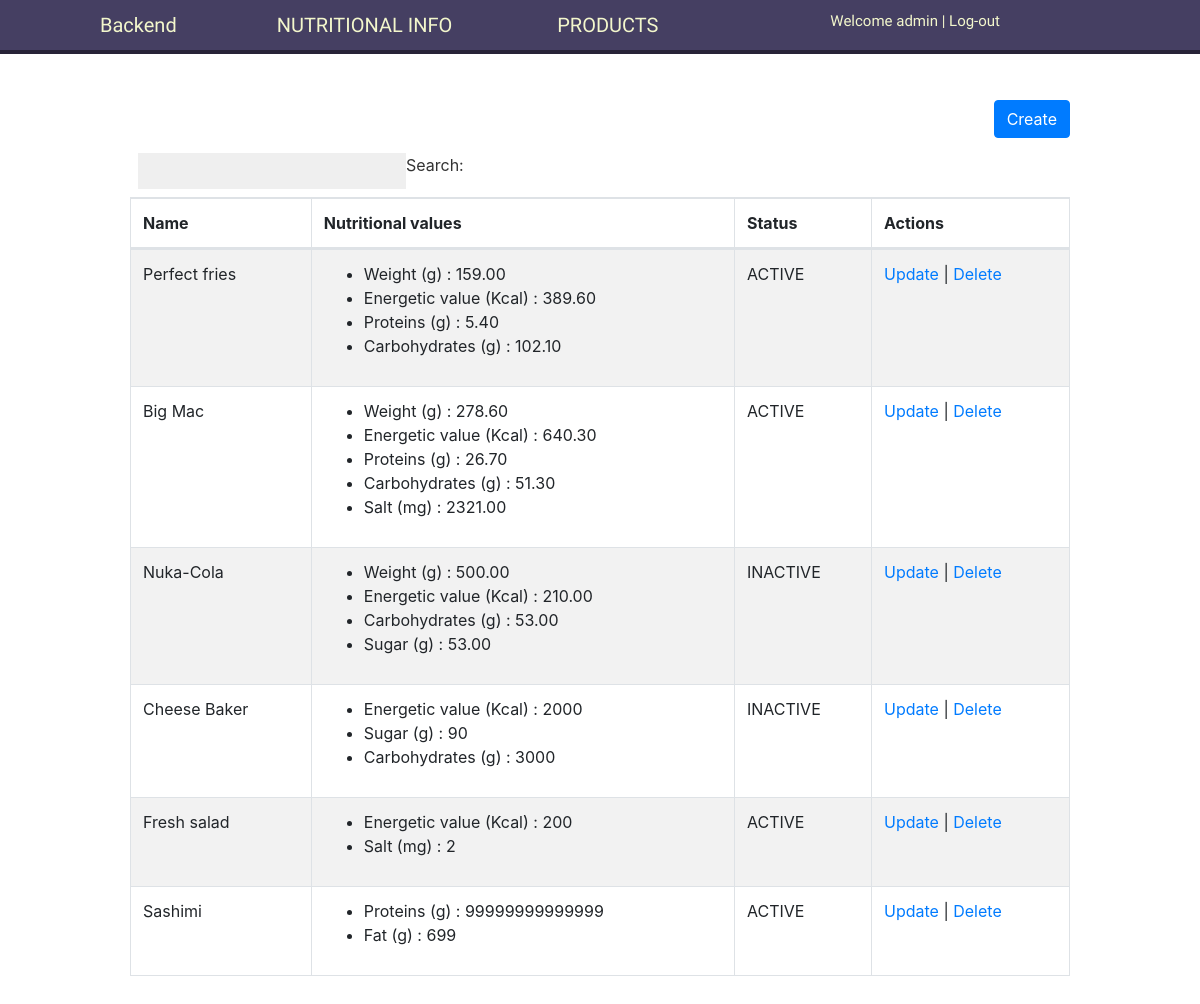
The page /restaurant/product/list (signed in) on the database as committed earlier.
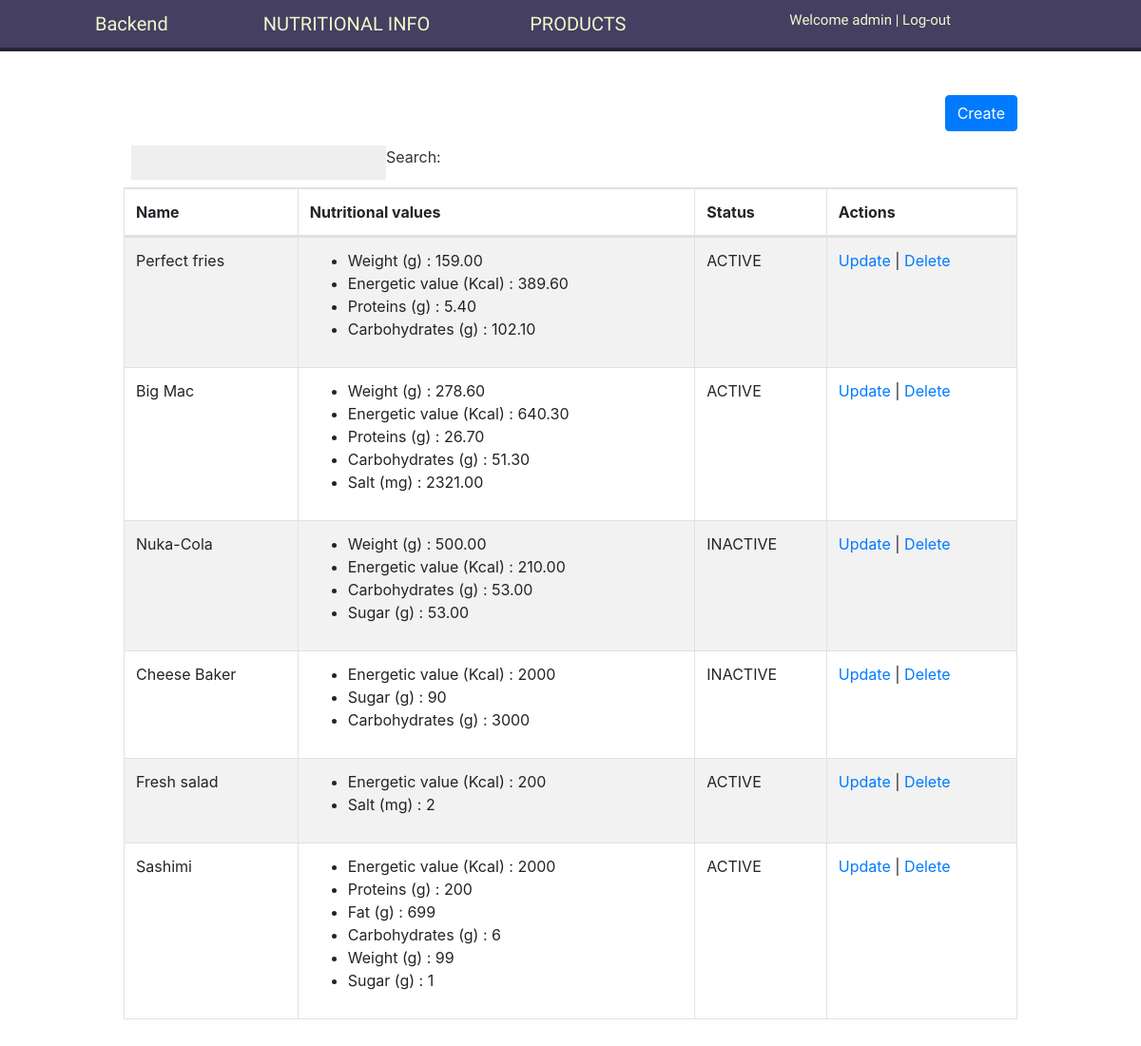
The same page on the database as committed later.
### restaurant/models.py (models this page shows, shortened)
class Product(models.Model):
	STATUS = (
       ('active', 'ACTIVE'),
       ('inactive', 'INACTIVE'),
	)
	id = models.AutoField(primary_key=True)
	name = models.CharField(max_length=160)
	description = models.TextField()
	nutritional_info = models.ManyToManyField(NutritionalInfo, through='NutritionalInfoValues')
	status = models.CharField(
       max_length=32,
       choices=STATUS,
       default='active',
	)

class NutritionalInfoValues(models.Model):
	nutritional_info = models.ForeignKey(NutritionalInfo, on_delete=models.CASCADE)
	product = models.ForeignKey(Product, on_delete=models.CASCADE)
	values = models.CharField(blank=True, null=True, max_length=120)

class NutritionalInfo(models.Model):
	id = models.AutoField(primary_key=True)
	name = models.CharField(blank=True, null=True, max_length=120)
	unit = models.CharField(blank=True, null=True, max_length=120)

### restaurant/views.py (the view)
# urls.py: path('product/list', views.ProductListView.as_view(), name='product_list'),
@method_decorator([login_required], name='dispatch')
class ProductListView(ListView):
	model  = Product
	context_object_name = 'products'
	template_name = 'restaurant/product/list.html'

### restaurant/templates/restaurant/product/list.html (shortened to what this page needs)
{% extends "restaurant/base_bootstrap.html" %}
{% block content %}
  <a id="create-button" class="btn btn-primary" href="{% url 'restaurant:product_create'%}" role="button">Create</a>
  <table class="table table-striped table-bordered mydatatable" style="width:100%">
  <thead>
  <tr>
    <th>Name</th>
	<th>Nutritional values</th>
	<th>Status</th>
	<th>Actions</th>
  </tr>
  </thead>
  <tbody>
  {% for prod in products %}
  <tr>
    <td>{{ prod.name }}</td>
	<td>
		<ul>
		 {% for pr in prod.nutritionalinfovalues_set.all %}
			<li>{{pr.nutritional_info.name}} ({{pr.nutritional_info.unit}}) : {{pr.values}}</li>
		 {% endfor %}
		</ul>
	</td>
	<td>{{ prod.status.upper}}</td>
    <td>
		<a href="{% url 'restaurant:product_update' pk=prod.pk %}"> Update </a>
		|
		<a href="{% url 'restaurant:product_delete' pk=prod.pk %}"> Delete </a>
	</td>
  </tr>
  {% endfor %}
  </tbody>
  </table>
{% endblock %}

### restaurant/templates/restaurant/base_bootstrap.html (shortened to what this page needs)
{% load static %}
<!DOCTYPE html>
<html>
<head>
  <link href="{% static "css/base.css" %}" rel="stylesheet">
  <link rel="stylesheet" href="https://maxcdn.bootstrapcdn.com/bootstrap/4.3.1/css/bootstrap.min.css">
  <link rel="stylesheet" type="text/css" href="https://cdn.datatables.net/1.10.19/css/dataTables.bootstrap4.min.css">
  <link href="{% static "css/base_boot.css" %}" rel="stylesheet">
</head>
<div id="header">
	<span class="logo"><a href="{% url 'restaurant:restaurant_homepage'%}">Backend</a> </span>
	<span class="items"> <a href="{% url 'restaurant:nutritional_info_list'%}">NUTRITIONAL INFO</a> </span>
	<span class="items"> <a href="{% url 'restaurant:product_list'%}">PRODUCTS</a> </span>
	<span class="username">Welcome {{ request.user.username }} | <a href="/logout">Log-out</a></span>
</div>
<body>
  <div id="content" class="container mb-3 mt-3">
	{% block content %}
    {% endblock %}
  </div>
</body>
</html>

### account/static/css/base.css (style rules this page uses)
body { margin:0; padding:0; font-family:helvetica, sans-serif; }
a { color:#12c064; text-decoration:none; }
#header { padding:10px 100px; font-size:14px; background:#453F62; color:#fff; border-bottom:4px solid #272337; overflow:auto; }
#header .logo { font-family: 'Muli', sans-serif; float:left; color:#f3f7cc; font-size:20px; margin-right:10%; }
#header .username { font-family: 'Muli', sans-serif; float:right; color:#f3f7cc; font-size:15px; margin-right:10%; }
#header .items { font-family: 'Muli', sans-serif; float:center; color:#f3f7cc; font-size:20px; margin-right:10%; }
#header a { color:#f3f7cc; }
#content { padding:30px 100px; }
td, th { border: 1px solid #dddddd; text-align: left; padding: 8px; }
tr:nth-child(even) { background-color: #dddddd; }

### restaurant/static/css/base_boot.css (style rules this page uses)
#create-button { margin-bottom: 15px; float: right !important }

Rows that differ between the two databases and show on the page:
added NutritionalInfoValues: nutritional_info.name "Energetic value", nutritional_info.unit "Kcal", values "2000", shown under Product "Sashimi"
changed NutritionalInfoValues (number 20 of 24 on the later page): values "99999999999999" → "200"
added NutritionalInfoValues: nutritional_info.name "Carbohydrates", nutritional_info.unit "g", values "6", shown under Product "Sashimi"
added NutritionalInfoValues: nutritional_info.name "Weight", nutritional_info.unit "g", values "99", shown under Product "Sashimi"
added NutritionalInfoValues: nutritional_info.name "Sugar", nutritional_info.unit "g", values "1", shown under Product "Sashimi"
